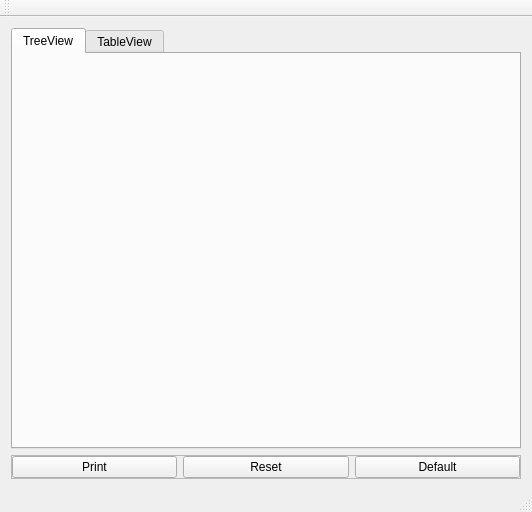
<?xml version="1.0" encoding="UTF-8"?>
<ui version="4.0">
 <class>MainWindow</class>
 <widget class="QMainWindow" name="MainWindow">
  <property name="geometry">
   <rect>
    <x>0</x>
    <y>0</y>
    <width>532</width>
    <height>512</height>
   </rect>
  </property>
  <property name="windowTitle">
   <string>CustomItem Monitor</string>
  </property>
  <widget class="QWidget" name="centralWidget">
   <property name="styleSheet">
    <string notr="true"/>
   </property>
   <layout class="QVBoxLayout" name="verticalLayout">
    <item>
     <widget class="QTabWidget" name="tabWidget">
      <property name="currentIndex">
       <number>0</number>
      </property>
      <widget class="QWidget" name="tab">
       <attribute name="title">
        <string>TreeView</string>
       </attribute>
       <layout class="QVBoxLayout" name="verticalLayout_2">
        <item>
         <widget class="CustomItemTreeMonitor" name="treeMonitor">
          <property name="enabled">
           <bool>true</bool>
          </property>
          <property name="sizePolicy">
           <sizepolicy hsizetype="Expanding" vsizetype="Expanding">
            <horstretch>0</horstretch>
            <verstretch>0</verstretch>
           </sizepolicy>
          </property>
          <property name="frameShape">
           <enum>QFrame::NoFrame</enum>
          </property>
          <property name="frameShadow">
           <enum>QFrame::Raised</enum>
          </property>
         </widget>
        </item>
       </layout>
      </widget>
      <widget class="QWidget" name="tab_2">
       <attribute name="title">
        <string>TableView</string>
       </attribute>
       <layout class="QVBoxLayout" name="verticalLayout_3">
        <item>
         <widget class="CustomItemTableMonitor" name="tableMonitor">
          <property name="enabled">
           <bool>true</bool>
          </property>
          <property name="sizePolicy">
           <sizepolicy hsizetype="Expanding" vsizetype="Expanding">
            <horstretch>0</horstretch>
            <verstretch>0</verstretch>
           </sizepolicy>
          </property>
          <property name="styleSheet">
           <string notr="true"/>
          </property>
          <property name="frameShape">
           <enum>QFrame::StyledPanel</enum>
          </property>
          <property name="frameShadow">
           <enum>QFrame::Raised</enum>
          </property>
         </widget>
        </item>
       </layout>
      </widget>
     </widget>
    </item>
    <item>
     <widget class="QFrame" name="frame">
      <property name="frameShape">
       <enum>QFrame::StyledPanel</enum>
      </property>
      <property name="frameShadow">
       <enum>QFrame::Raised</enum>
      </property>
      <layout class="QHBoxLayout" name="horizontalLayout">
       <property name="leftMargin">
        <number>0</number>
       </property>
       <property name="topMargin">
        <number>0</number>
       </property>
       <property name="rightMargin">
        <number>0</number>
       </property>
       <property name="bottomMargin">
        <number>0</number>
       </property>
       <item>
        <widget class="QPushButton" name="mButtonPrint">
         <property name="text">
          <string>Print</string>
         </property>
        </widget>
       </item>
       <item>
        <widget class="QPushButton" name="mButtonReset">
         <property name="text">
          <string>Reset</string>
         </property>
        </widget>
       </item>
       <item>
        <widget class="QPushButton" name="mButtonDefault">
         <property name="text">
          <string>Default</string>
         </property>
        </widget>
       </item>
      </layout>
     </widget>
    </item>
   </layout>
  </widget>
  <widget class="QMenuBar" name="menuBar">
   <property name="geometry">
    <rect>
     <x>0</x>
     <y>0</y>
     <width>532</width>
     <height>21</height>
    </rect>
   </property>
  </widget>
  <widget class="QToolBar" name="mainToolBar">
   <attribute name="toolBarArea">
    <enum>TopToolBarArea</enum>
   </attribute>
   <attribute name="toolBarBreak">
    <bool>false</bool>
   </attribute>
  </widget>
  <widget class="QStatusBar" name="statusBar"/>
 </widget>
 <layoutdefault spacing="6" margin="11"/>
 <customwidgets>
  <customwidget>
   <class>CustomItemTableMonitor</class>
   <extends>QFrame</extends>
   <header location="global">CustomItemTableMonitor.h</header>
   <container>1</container>
  </customwidget>
  <customwidget>
   <class>CustomItemTreeMonitor</class>
   <extends>QFrame</extends>
   <header location="global">CustomItemTreeMonitor.h</header>
   <container>1</container>
  </customwidget>
 </customwidgets>
 <resources/>
 <connections/>
</ui>
